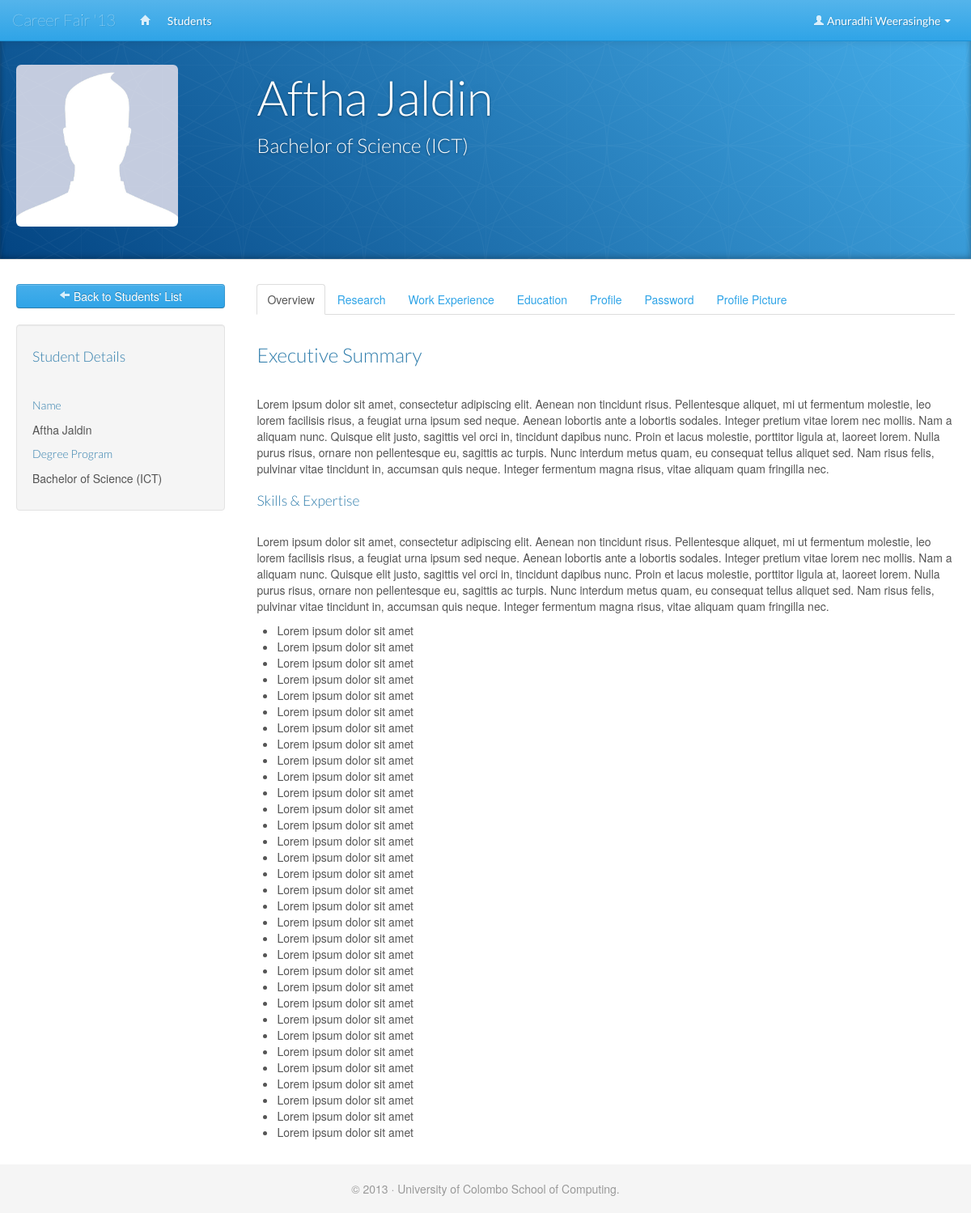
The page /read_update_student.php?studentid=4 (signed in) on the database its author committed.
### tables this page shows
CREATE TABLE IF NOT EXISTS `user_logins` (
  `id` int(11) NOT NULL AUTO_INCREMENT,
  `object_type` int(11) NOT NULL,
  `username` varchar(50) NOT NULL,
  `password` varchar(50) NOT NULL,
  `first_name` varchar(100) NOT NULL,
  `last_name` varchar(100) NOT NULL,
  `email_address` varchar(255) NOT NULL,
  `telephone_number` varchar(20) NOT NULL,
  PRIMARY KEY (`id`),
  KEY `object_type` (`object_type`)
);

CREATE TABLE IF NOT EXISTS `obj_degree_programs` (
  `id` int(11) NOT NULL AUTO_INCREMENT,
  `name` varchar(255) NOT NULL,
  `display_name` varchar(255) NOT NULL,
  `duration` int(1) NOT NULL,
  PRIMARY KEY (`id`)
);

### includes/session.php (called while the page is built, shortened)
<?php
require_once("database.php");
class Session {
	private function check_log_in(){
		if (isset($_SESSION['id']) && isset($_SESSION['object_type'])){
			$this->object_type = $_SESSION['object_type'];
			$this->logged_in = true;
		} else {
			unset($this->id);
			unset($this->object_type);
			$this->logged_in = false;
		}
	}
}
$session = new Session();
?>

### includes/user_login.php (called while the page is built, shortened)
<?php
require_once("database.php");
class UserLogin extends DatabaseObject {
	protected static $table_name = "user_logins";
	public $first_name;
	public $last_name;
	public function get_user($id){
		$sql  = "SELECT * FROM " . static::$table_name;
		$sql .= " WHERE id = " . $id;
		$sql .= " LIMIT 1";
		$result_array = self::find_by_sql($sql);
		return !empty($result_array) ? array_shift($result_array) : false;
	}
	public function full_name(){
		if (isset($this->first_name) && isset($this->last_name)){
			return $this->first_name . " " . $this->last_name;
		} else {
			return "";
		}
	}
}
?>

### includes/database.php (called while the page is built, shortened)
<?php
class MySQLDatabase{
	private $connection;
	public function open_connection(){
		$this->connection = mysql_connect(DB_SERVER, DB_USER, DB_PASS);
	}
	public function query($sql){
		$result = mysql_query($sql, $this->connection);
		return $result;
	}
	public function fetch_array($result_set){
		return mysql_fetch_array($result_set);
	}
}
$database = new MySQLDatabase();
?>

### includes/database_object.php (called while the page is built, shortened)
<?php
require_once("database.php");
class DatabaseObject {
	protected static $table_name;
	protected static $db_fields;
	public static function find_by_id($id=0){
		$result_array = static::find_by_sql("SELECT * FROM " . static::$table_name . " WHERE id = {$id}");
		return !empty($result_array) ? array_shift($result_array) : false;
	}
	public static function find_by_sql($sql=""){
		global $database;
		$result_set = $database->query($sql);
		$object_array = array();
		while ($row = $database->fetch_array($result_set)){
			$object_array[] = static::instantiate($row);
		}
		return $object_array;
	}
	private static function instantiate($row){
		$object = new $class_name;
		foreach($row as $attribute=>$value){
			if ($object->has_attribute($attribute)){
				$object->$attribute = $value;
			}
		}
		return $object;
	}
	private function has_attribute($attribute){
		return array_key_exists($attribute, $this->attributes());
	}
	protected function attributes(){
		$attributes = array();
		foreach(static::$db_fields as $field){
			if(property_exists($this, $field)){
				$attributes[$field] = $this->$field;
			}
		}
		return $attributes;
	}
}
?>

### public/read_update_student.php (the view, shortened to what this page needs)
<?php
require_once("../includes/initialize.php");
$user_login_object = new UserLogin();
$student_object = new Student();
$admin_user_object = new AdminUser();
$company_user_object = new CompanyUser();
if ($session->is_logged_in()){
	if (isset($_GET['studentid'])){
		$student_to_read_update = $student_object->find_by_id($_GET['studentid']);
		$details_of_student_to_read_update = $user_login_object->get_user($student_to_read_update->login_id);
	} else {
		$session->message("No Student has been selected to view.");
		redirect_to("admin_list_students.php");
	}
	if ($session->object_type == 3){
		$user = $user_login_object->get_user($_SESSION['id']);
		$admin_user = $admin_user_object->get_user($user->id);
	} else if ($session->object_type == 2){
		$user = $user_login_object->get_user($_SESSION['id']);
	} else if ($session->object_type == 5){
		$user = $user_login_object->get_user($_SESSION['id']);
		$company_user = $company_user_object->get_user($user->id);
	}
} else {
	redirect_to("login.php");
}
$dp = new DegreeProgram();
$degree_program_of_student_to_read_update = $dp->find_by_id($student_to_read_update->degree_program_id);
?>
<!DOCTYPE html>
<html lang="en">
  <head>
    <?php require_once('../includes/layouts/header.php');?>
  </head>
  <body>
    <div id="wrap">
      <?php require_once('../includes/layouts/navbar.php');?>
      <header class="jumbotron subhead">
		 <div class="container-fluid">
		 <div class="row-fluid">
		 <div class="span3">
		 <?php
         if (!empty($profile_picture_of_student->filename)) {
         	echo '<img src="../' . $profile_picture_of_student->image_path() . '" width="200" class="img-rounded" />';
         } else {
         	echo '<img src="img/default-prof-pic.jpg" width="200" class="img-rounded" alt="Please upload a profile picture" />';
         }
         ?>
		 </div>
		 <div class="span9">
		   <h1><?php echo $details_of_student_to_read_update->full_name();?></h1>
		   <h3><?php echo $degree_program_of_student_to_read_update->display_name; ?></h3>
		 </div>
		 </div>
		 </div>
	  </header>
      <div class="container-fluid">
      <div class="row-fluid">
        <div class="span3 sidebar">
	        <div class="sidenav" data-spy="affix" data-offset-top="275">
	        	<a href="list_students.php" class="btn btn-primary btn-block"><i class="icon-arrow-left icon-white"></i> Back to Students' List</a><br />
	        	<div class="well">
	        		<h4>Student Details</h4><br />
	        		<h5>Name</h5>
	        		<p><?php echo $details_of_student_to_read_update->full_name();?></p>
	        		<h5>Degree Program</h5>
	        		<p><?php echo $degree_program_of_student_to_read_update->display_name; ?></p>
	        	</div>
	        </div>
        </div>
        <div class="span9">
        <section>
        <ul class="nav nav-tabs">
	      <li class="active"><a href="#overview" data-toggle="tab">Overview</a></li>
	      <li><a href="#research" data-toggle="tab">Research</a></li>
	      <li><a href="#work_experience" data-toggle="tab">Work Experience</a></li>
	      <li><a href="#education" data-toggle="tab">Education</a></li>
	      <li><a href="#user_details" data-toggle="tab">Profile</a></li>
	      <li><a href="#password_update" data-toggle="tab">Password</a></li>
	      <li><a href="#profile_picture" data-toggle="tab">Profile Picture</a></li>
	    </ul>
	    <div id="tab_content" class="tab-content">
	      	<div class="tab-pane active in" id="overview">
	      	<div class="row-fluid">
      			<h3>Executive Summary</h3>
      			<br />
      		</div>
      		<div class="row-fluid">
      			<p>Lorem ipsum dolor sit amet, consectetur adipiscing elit. Aenean non tincidunt risus. Pellentesque aliquet, mi ut fermentum molestie, leo lorem facilisis risus, a feugiat urna ipsum sed neque. Aenean lobortis ante a lobortis sodales. Integer pretium vitae lorem nec mollis. Nam a aliquam nunc. Quisque elit justo, sagittis vel orci in, tincidunt dapibus nunc. Proin et lacus molestie, porttitor ligula at, laoreet lorem. Nulla purus risus, ornare non pellentesque eu, sagittis ac turpis. Nunc interdum metus quam, eu consequat tellus aliquet sed. Nam risus felis, pulvinar vitae tincidunt in, accumsan quis neque. Integer fermentum magna risus, vitae aliquam quam fringilla nec.</p>
      		</div>
      		<div class="row-fluid">
      			<h4>Skills &amp; Expertise</h4>
      			<br />
      		</div>
      		<div class="row-fluid">
      			<p>Lorem ipsum dolor sit amet, consectetur adipiscing elit. Aenean non tincidunt risus. Pellentesque aliquet, mi ut fermentum molestie, leo lorem facilisis risus, a feugiat urna ipsum sed neque. Aenean lobortis ante a lobortis sodales. Integer pretium vitae lorem nec mollis. Nam a aliquam nunc. Quisque elit justo, sagittis vel orci in, tincidunt dapibus nunc. Proin et lacus molestie, porttitor ligula at, laoreet lorem. Nulla purus risus, ornare non pellentesque eu, sagittis ac turpis. Nunc interdum metus quam, eu consequat tellus aliquet sed. Nam risus felis, pulvinar vitae tincidunt in, accumsan quis neque. Integer fermentum magna risus, vitae aliquam quam fringilla nec.</p>
      		</div>
      		<div class="row-fluid">
      			<ul>
      			<li>Lorem ipsum dolor sit amet</li>
      			<li>Lorem ipsum dolor sit amet</li>
      			<li>Lorem ipsum dolor sit amet</li>
      			<li>Lorem ipsum dolor sit amet</li>
      			<li>Lorem ipsum dolor sit amet</li>
      			<li>Lorem ipsum dolor sit amet</li>
      			<li>Lorem ipsum dolor sit amet</li>
      			<li>Lorem ipsum dolor sit amet</li>
      			<li>Lorem ipsum dolor sit amet</li>
      			<li>Lorem ipsum dolor sit amet</li>
      			<li>Lorem ipsum dolor sit amet</li>
      			<li>Lorem ipsum dolor sit amet</li>
      			<li>Lorem ipsum dolor sit amet</li>
      			<li>Lorem ipsum dolor sit amet</li>
      			<li>Lorem ipsum dolor sit amet</li>
      			<li>Lorem ipsum dolor sit amet</li>
      			<li>Lorem ipsum dolor sit amet</li>
      			<li>Lorem ipsum dolor sit amet</li>
      			<li>Lorem ipsum dolor sit amet</li>
      			<li>Lorem ipsum dolor sit amet</li>
      			<li>Lorem ipsum dolor sit amet</li>
      			<li>Lorem ipsum dolor sit amet</li>
      			<li>Lorem ipsum dolor sit amet</li>
      			<li>Lorem ipsum dolor sit amet</li>
      			<li>Lorem ipsum dolor sit amet</li>
      			<li>Lorem ipsum dolor sit amet</li>
      			<li>Lorem ipsum dolor sit amet</li>
      			<li>Lorem ipsum dolor sit amet</li>
      			<li>Lorem ipsum dolor sit amet</li>
      			<li>Lorem ipsum dolor sit amet</li>
      			<li>Lorem ipsum dolor sit amet</li>
      			<li>Lorem ipsum dolor sit amet</li>
      			</ul>
      		</div>
	      	</div>
	    </div>
	    </section>
	  	</div>
        </div>
      </div>
      <div class="clearfix">&nbsp;</div>
      <div id="push"></div>
    </div>
    <?php require_once('../includes/layouts/footer.php');?>
  </body>
</html>

### includes/layouts/navbar.php (shortened to what this page needs)
<div class="navbar navbar-fixed-top navbar-invers">
  <div class="navbar-inner">
    <div class="container">
      <a class="brand" href="index.php"><?php echo WEB_APP_SHORT_NAME; ?></a>
      <div class="nav-collapse collapse navbar-responsive-collapse">
        <ul class="nav navbar-nav">
          <li<?php if (!empty($page) && $page == 'index'){echo ' class="active"';}?>><a href="index.php"><i class="icon-home icon-white"></i></a></li>
          <li><a href="list_students.php">Students</a></li>
        </ul>
        <ul class="nav navbar-nav pull-right">
          <?php if (!empty($session->id) && ($session->object_type == 3 || $session->object_type == 2 || $session->object_type == 5) ) {  ?>
          	<li class="dropdown">
          	<a href="#" class="dropdown-toggle" data-toggle="dropdown">
          	<i class="icon-user icon-white"></i> <?php if (!empty($user->id)) { echo $user->full_name(); } ?> <b class="caret"></b>
          	</a>
          	</li>
          <?php } else { ?>
          	<li><a href="login.php">Login</a></li>
          <?php } ?>
        </ul>
      </div>
    </div>
  </div>
</div>

### public/css/bootswatch-cerulean/docs.css (style rules this page uses)
body { position: relative; padding-top: 40px; }
section { padding-top: 30px; }
section > ul li { margin-bottom: 5px; }
.jumbotron { position: relative; padding: 40px 0; color: #fff; text-align: center; text-shadow: 0 1px 3px rgba(0,0,0,.4), 0 0 30px rgba(0,0,0,.075); background: #034482; background: -moz-linear-gradient(45deg, #034482 0%, #45aeea 100%); background: -webkit-gradient(linear, left bottom, right top, color-stop(0%,#034482), color-stop(100%,#45aeea)); background: -webkit-linear-gradient(45deg, #034482 0%,#45aeea 100%); background: -o-linear-gradient(45deg, #034482 0%,#45aeea 100%); background: -ms-linear-gradient(45deg, #034482 0%,#45aeea 100%); background: linear-gradient(45deg, #034482 0%,#45aeea 100%); filter: progid:DXImageTransform.Microsoft.gradient( startColorstr='#034482', endColorstr='#45aeea',GradientType=1 ); -webkit-box-shadow: inset 0 3px 7px rgba(0,0,0,.2), inset 0 -3px 7px rgba(0,0,0,.2); -moz-box-shadow: inset 0 3px 7px rgba(0,0,0,.2), inset 0 -3px 7px rgba(0,0,0,.2); box-shadow: inset 0 3px 7px rgba(0,0,0,.2), inset 0 -3px 7px rgba(0,0,0,.2); }
.jumbotron h1 { font-size: 80px; font-weight: 300; letter-spacing: -1px; line-height: 1; }
.jumbotron:after { content: ''; display: block; position: absolute; top: 0; right: 0; bottom: 0; left: 0; background: url(../../img/masthead-pattern.png) repeat center center; opacity: .4; }
.subhead { text-align: left; border-bottom: 1px solid #ddd; }
.subhead h1 { font-size: 60px; color: #fff; }
.subhead h3 { color: #fff; }
.sidenav { margin: 30px 0 0; padding: 0; background-color: #fff; }
@media (min-width: 1200px) { .sidenav { width: 258px; } }

### includes/layouts/header.php (style rules this page uses)
html, body { height: 100%; }
#wrap { min-height: 100%; height: auto !important; height: 100%; margin: 0 auto -60px; }
#push, #footer { height: 60px; }

### rows shown on the page
user_logins: $user->full_name() "Anuradhi Weerasinghe"
user_logins: $details_of_student_to_read_update->full_name() "Aftha Jaldin"
obj_degree_programs: display_name "Bachelor of Science (ICT)"

### other values the page prints
WEB_APP_SHORT_NAME "Career Fair '13"
